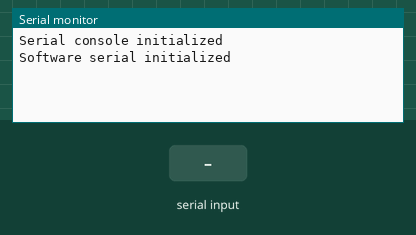
A sketch run on a simulated Arduino Uno, built with avr-gcc and run on an emulated ATmega328P. On the bench: the last lines printed to the serial monitor. Inputs (shaded band) come from the test bench.

Above: at 1.2 s.
1.3 s: "1\n" received over the second serial link
At 1.8 s:
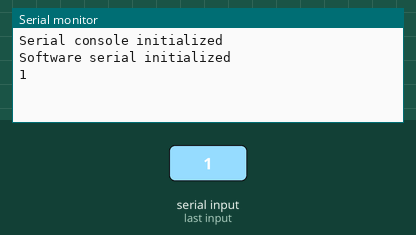
2.8 s: "0\n" received over the second serial link
At 4.1 s:
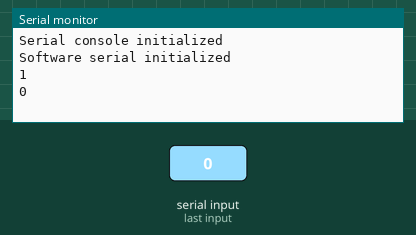

Measured:
- after the input at 1.3 s, the serial monitor: prints a new line at once (image 1)
- after the input at 2.8 s, the serial monitor: prints a new line at once (image 2)

The sketch:

Serial_Code_Arduino.ino
```cpp
#include <SoftwareSerial.h>
#define V_RX 10
#define V_TX 11
#define BAUD 115200

String soft_data = "";
SoftwareSerial soft_serial(V_RX, V_TX);
void setup() {
  // put your setup code here, to run once:
  Serial.begin(BAUD);
  Serial.println("Serial console initialized");
  soft_serial.begin(BAUD);
  Serial.println("Software serial initialized");
}

void loop() {
  if (soft_serial.available()){
    char character = soft_serial.read();
    soft_data.concat(character);
    if(character == '\n'){
      Serial.println(soft_data);
      soft_data = "";
    }
  }
  if (Serial.available()){
    String hard_data = Serial.readStringUntil('\n');
    soft_serial.println(hard_data);
  }
}
```
